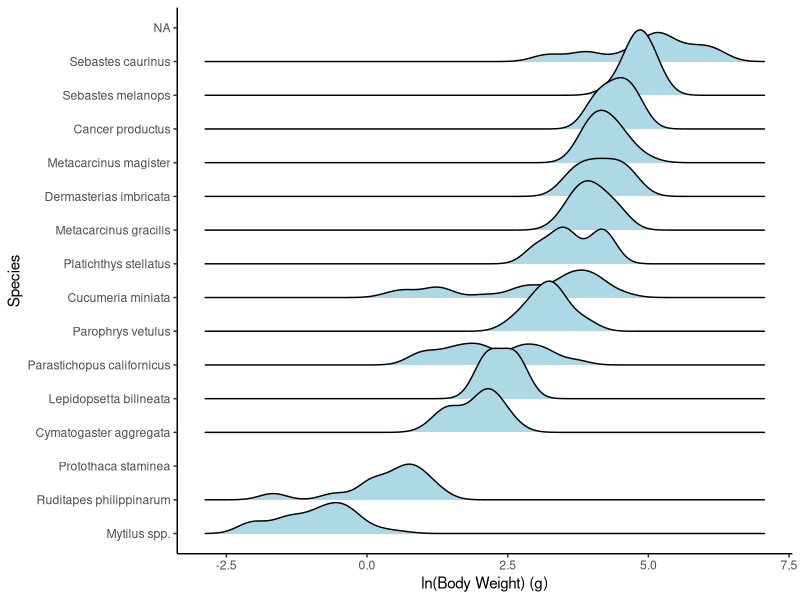

R code for this plot:
# Setup ####

## Load packages ####
library(plyr)
library(ggplot2)
library(dplyr)
library(ggridges)

# Field Data ####

## Load field data ####

field_data <- read.csv("field_data.csv", header = TRUE)

## Clean up field data ####

names(field_data)
summary(field_data$site)
summary(field_data$animal.type)
summary(field_data$species)
summary(field_data$sex)

field_data$sex <- mapvalues(field_data$sex, 
                            from = c('f',
                                     'F',
                                     'm',
                                     'M'),
                            to = c('Female',
                                   'Female',
                                   'Male',
                                   'Male'))

summary(field_data)

# Lab Data ####

## Import data ####

lab_data <- read.csv('lab_data.csv', header = TRUE)

## Check data ####

names(lab_data)

summary(lab_data)

# Combine lab and field data ####

animal_info <- left_join(lab_data,
                         field_data,
                         by = c('ID', 'site'))

animal_info$ID <- as.factor(animal_info$ID)

summary(animal_info)

summary(animal_info$sample.type)

animal_info$sample.type <- 
  mapvalues(animal_info$sample.type,
            from = c('Flatfish Guts',
                     'Rockfish Guts',
                     'Surfperch Guts'),
            to = c('Flatfish',
                   'Rockfish',
                   'Surfperch'))

ggplot(animal_info) +  # plot body size distribution by species
  geom_density_ridges(aes(x = log(total.body.wet.weight),
                          y = reorder(species, total.body.wet.weight, mean)),
                      fill = 'lightblue') +
  labs(x = 'ln(Body Weight) (g)',
       y = 'Species') +
  theme_classic()

